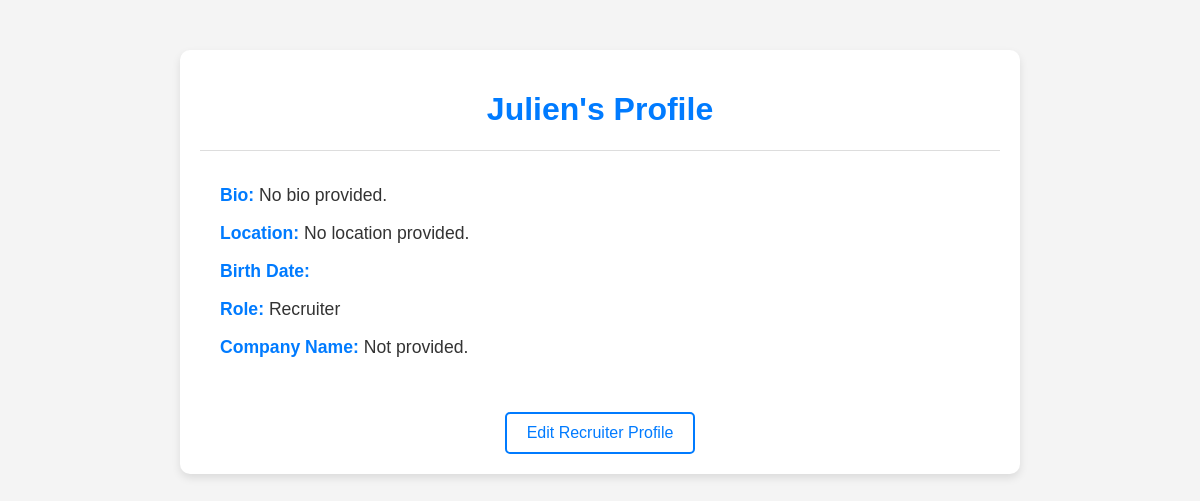
/profile/2/ (signed in), run on the app's committed database.
### remote/models.py (models this page shows, shortened)
class Profile(models.Model):
    user = models.OneToOneField(User, on_delete=models.CASCADE)
    bio = models.TextField(max_length=500, blank=True)
    location = models.CharField(max_length=30, blank=True)
    birth_date = models.DateField(null=True, blank=True)
    role = models.CharField(max_length=30, choices=ROLE_CHOICES)  # Use choices for predefined options
    company_name = models.CharField(max_length=100, blank=True, null=True)  # Recruiters' company
    resume = models.FileField(upload_to='resumes/', blank=True, null=True)  # Job seekers' resume
    viewed_jobs = models.ManyToManyField('Job', related_name='viewed_by', blank=True)
    applied_jobs = models.ManyToManyField('Job', related_name='applicants', blank=True)

### remote/views.py (the view)
# urls.py: path('profile/<int:id>/', views.get_profile, name='get_profile'),
@login_required
def get_profile(request, id):
    profile = Profile.objects.get(id=id)
    return render(request, 'profile.html', {'profile': profile})

### remote/templates/profile.html (shortened to what this page needs)
<!DOCTYPE html>
<html lang="en">
<head>
</head>
<body>
    <div class="profile-container">
        <h1>{{ profile.user.username }}'s Profile</h1>
        <div class="profile-details">
            <p><strong>Bio:</strong> {{ profile.bio|default:"No bio provided." }}</p>
            <p><strong>Location:</strong> {{ profile.location|default:"No location provided." }}</p>
            <p><strong>Birth Date:</strong> {{ profile.birth_date|date:"F j, Y" }}</p>
            <p><strong>Role:</strong> {{ profile.get_role_display }}</p>
            {% if profile.role == 'recruiter' %}
                <p><strong>Company Name:</strong> {{ profile.company_name|default:"Not provided." }}</p>
            {% elif profile.role == 'job_seeker' %}
                {% if profile.resume %}
                    <p><strong>Resume:</strong> <a href="{{ profile.resume.url }}" download>Download Resume</a></p>
                {% else %}
                    <p><strong>Resume:</strong> Not uploaded.</p>
                {% endif %}
            {% endif %}
        </div>
        <div class="edit-profile">
            {% if profile.role == 'recruiter' %}
                <a href="{% url 'edit_recruiter_profile' profile.id %}">Edit Recruiter Profile</a>
            {% elif profile.role == 'job_seeker' %}
                <a href="{% url 'edit_user_profile' profile.id %}">Edit Job Seeker Profile</a>
            {% endif %}
        </div>
    </div>
</body>
</html>

### remote/templates/profile.html (style rules this page uses)
body { font-family: Arial, sans-serif; background-color: #f4f4f4; margin: 0; padding: 0; color: #333; }
.profile-container { max-width: 800px; margin: 50px auto; background-color: white; padding: 20px; border-radius: 10px; box-shadow: 0 4px 8px rgba(0, 0, 0, 0.1); }
h1 { text-align: center; color: #007bff; }
.profile-details { padding: 20px; border-top: 1px solid #ddd; line-height: 1.6; }
.profile-details p { font-size: 1.1em; margin: 10px 0; }
.profile-details strong { color: #007bff; }
a { color: #007bff; text-decoration: none; padding: 10px 20px; display: inline-block; border: 2px solid #007bff; border-radius: 5px; transition: background-color 0.3s ease; }
.edit-profile { text-align: center; margin-top: 20px; }

### data on the page
Profile: user.username "Julien", bio "No bio provided.", location "No location provided.", role "Recruiter", company_name "Not provided."
